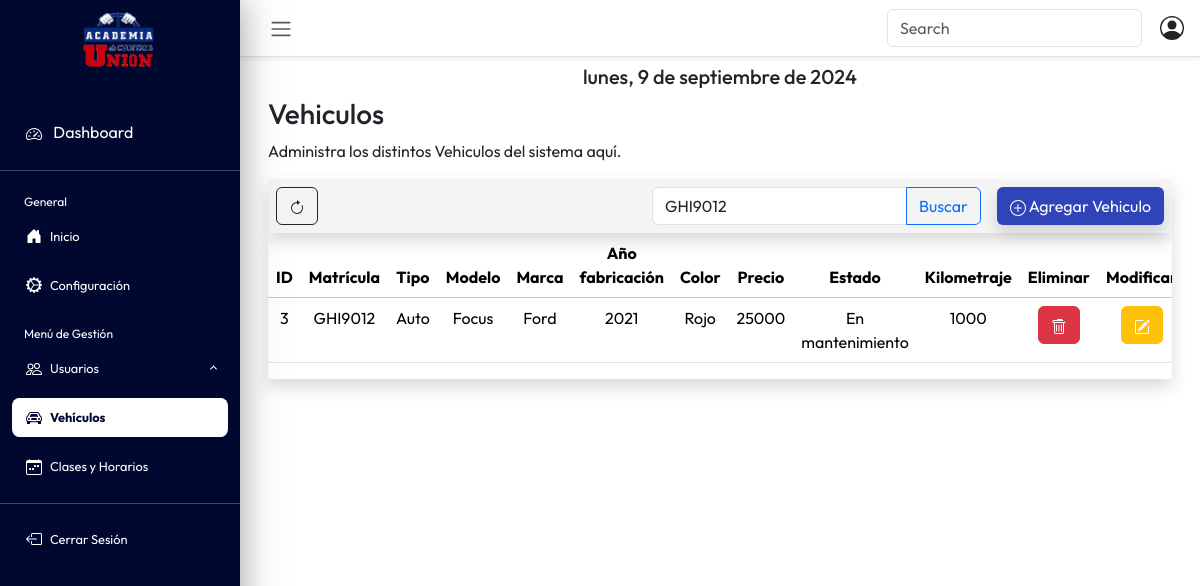
The page /vehiculo.php?buscar=GHI9012 (signed in) on the database its author committed.
### tables this page shows
CREATE TABLE vehiculos (
    ID_Vehiculos INT NOT NULL AUTO_INCREMENT,
    Matricula VARCHAR(8) UNIQUE,
    tipoId ENUM('Auto', 'Moto') NOT NULL,
    Modelo VARCHAR(30),
    Marca VARCHAR(20),
    AnioFabricacion INT(4),
    Color VARCHAR(15),
    Precio INT(10),
    Estado ENUM('Disponible', 'En clase', 'En mantenimiento'),
    kilometraje INT DEFAULT 0,
    activo BOOLEAN DEFAULT TRUE,
    PRIMARY KEY (ID_Vehiculos)
);

### BaseDatos.php (called while the page is built, shortened)
<?php
class BaseDatos
{
    private $conexion;
    public function __construct()
    {
        $this->conexion = $this->nueva("localhost", "root", "", "proyectoNexlanpruebas");
    }
    private function nueva($server, $user, $pass, $base)
    {
        try {
            $conectar = mysqli_connect($server, $user, $pass, $base);
        } catch (Exception $ex) {
            die($ex->getMessage());
        }
        return $conectar;
    }
public function listarVehiculos()
{
    $resultado = mysqli_query($this->conexion, "select * from vehiculos where activo = TRUE");
    $arreglo = mysqli_fetch_all($resultado, MYSQLI_ASSOC);
    return $arreglo;
}
public function buscarVehiculo($termino)
{
    $consulta = "SELECT * FROM vehiculos
             WHERE
             (Matricula LIKE '%$termino%'
             OR
             Modelo LIKE '%$termino%'
             OR
             Marca LIKE '%$termino%')
             AND activo = TRUE";
    $resultado = mysqli_query($this->conexion, $consulta);
    if ($resultado && mysqli_num_rows($resultado) > 0) {
        $vehiculo = mysqli_fetch_all($resultado, MYSQLI_ASSOC);
        return $vehiculo;
    } else {
        return [];
    }
}
}

### Controlador.php (called while the page is built, shortened)
<?php
require_once 'BaseDatos.php';
class Controlador
{
    private $base;
    public function __construct()
    {
        $this->base = new BaseDatos();
    }
    public function listarVehiculos()
    {
        return $this->base->listarVehiculos();
    }
    public function buscarVehiculo($termino)
    {
        return $this->base->buscarVehiculo($termino);
    }
    public function cerrarConexion()
    {
        $this->base->cerrarConexion();
    }
}

### vehiculo.php (the view, shortened to what this page needs)
<!DOCTYPE html>
<html>
<head>
    <link rel="stylesheet" href="css/style.css">
    <link href="https://cdn.jsdelivr.net/npm/bootstrap@5.3.3/dist/css/bootstrap.min.css" rel="stylesheet">
</head>
<body class="dashboard-page">
    <div class="wrapper">
        <aside id="sidebar">
            <div class="h-100 ">
                <a class="navbar-brand d-flex flex-column align-items-center" href="#">
                    <img src="img/union.png" alt="" width="80" height="80">
                </a>
                <ul class="sidebar-nav">
                    <li class="sidebar-item" style="margin-top:30px;">
                        <a href="#" class="sidebar-link-dashboard">
                            <i class="fa-solid fa-list pe-2"></i>
                            Dashboard
                        </a>
                    </li>
                    <hr class="hr-color">
                    <li class="sidebar-header">
                        General
                    </li>
                    <li class="sidebar-item separar-items active-link">
                        <a href="inicio.php" class="sidebar-link">
                            Inicio
                        </a>
                    </li>
                    <li class="sidebar-item">
                        <a href="configuracion.php" class="sidebar-link">
                            Configuración
                        </a>
                    </li>
                    <li class="sidebar-header separar-headers">
                        Menú de Gestión
                    </li>
                    <li class="sidebar-item separar-items">
                        <a href="#" class="sidebar-link collapsed" data-bs-toggle="collapse" data-bs-target="#usuarios" aria-expanded="false" aria-controls="usuarios">
                            Usuarios
                        </a>
                    </li>
                    <li class="sidebar-item separar-items">
                        <a href="#" class="sidebar-link selected">
                            Vehículos
                        </a>
                    </li>
                    <li class="sidebar-item">
                        <a href="clases.php" class="sidebar-link">
                            Clases y Horarios
                        </a>
                    </li>
                    <hr class="hr-color">
                    <li class="sidebar-item active-link">
                        <a href="cerrar_sesion.php" class="sidebar-link">
                            Cerrar Sesión
                        </a>
                    </li>
                </ul>
            </div>
        </aside>
        <div class="main">
            <nav class="navbar navbar-expand shadow-sm px-3 border-bottom fixed-nav">
                <button class="btn" type="button" data-bs-theme="collapse">
                    <span class="navbar-toggler-icon"></span>
                </button>
                <div class="ms-auto search-icon-container">
                    <form class="d-flex" role="search">
                        <input class="form-control me-2" type="search" placeholder="Search" aria-label="Search">
                    </form>
                </div>
            </nav>
            <main class="content px-3 py-2">
                <div class="container-fluid">
                    <div class="mb-3">
                        <h5 id="fecha-actual" class="text-center"></h5>
                        <h3>Vehiculos</h3>
                        <p>Administra los distintos Vehiculos del sistema aquí.</p>
                        <div id="header-tabla" class="d-flex justify-content-between align-items-center shadow color-gris">
                            <div class="me-auto p-2">
                                <button type="submit" class="btn btn-outline-dark" onClick="refreshPage()">
                                </button>
                            </div>
                            <div class="p-2">
                                <form action="" method="get">
                                    <div class="input-group">
                                        <input type="text" class="form-control" placeholder="Buscar por Matricula o Modelo" name="buscar" value="<?php echo isset($_GET['buscar']) ? htmlspecialchars($_GET['buscar']) : ''; ?>">
                                        <button class="btn btn-outline-primary" type="submit">Buscar</button>
                                    </div>
                                </form>
                            </div>
                            <div class="p-2">
                                <button type="button" class="btn btn-azul shadow" data-bs-toggle="modal" data-bs-target="#exampleModal">
                                    Agregar Vehiculo
                                </button>
                            </div>
                        </div>
                        <?php
                        include("Controlador.php");
                        $controlador = new Controlador();
                        if (isset($_GET['buscar'])) {
                            $buscar = $_GET['buscar'];
                        } else {
                            $buscar = '';
                        }
                        $vehiculos = $controlador->listarVehiculos();
                        $vehiculos = $controlador->buscarVehiculo($buscar);
                        if (!empty($vehiculos)) {
                            echo "<div id='tabla-vehiculos' class='table-responsive shadow'>";
                            echo "<table class='table'>";
                            echo "
                                    <thead class='table-light'>
                                        <tr>
                                            <th>ID</th>
                                            <th>Matrícula</th>
                                            <th>Tipo</th>
                                            <th>Modelo</th>
                                            <th>Marca</th>
                                            <th>Año fabricación</th>
                                            <th>Color</th>
                                            <th>Precio</th>
                                            <th>Estado</th>
                                            <th>Kilometraje</th>
                                            <th>Eliminar</th>
                                            <th>Modificar</th>
                                        </tr>
                                    </thead>";
                            echo "<tbody>";
                            foreach ($vehiculos as $vehiculo) {
                                echo "<tr>";
                                echo "<td>{$vehiculo['ID_Vehiculos']}</td>";
                                echo "<td>{$vehiculo['Matricula']}</td>";
                                echo "<td>{$vehiculo['tipoId']}</td>";
                                echo "<td>{$vehiculo['Modelo']}</td>";
                                echo "<td>{$vehiculo['Marca']}</td>";
                                echo "<td>{$vehiculo['AnioFabricacion']}</td>";
                                echo "<td>{$vehiculo['Color']}</td>";
                                echo "<td>{$vehiculo['Precio']}</td>";
                                echo "<td>{$vehiculo['Estado']}</td>";
                                echo "<td>{$vehiculo['kilometraje']}</td>";
                                echo "<td class='text-center'>
                                            <form action='baja-vehiculo.php' method='post'>
                                                <input type='hidden' name='Matricula' value='{$vehiculo['Matricula']}' />
                                                <button type='submit' class='btn btn-danger'>
                                                    <svg xmlns='http://www.w3.org/2000/svg' width='16' height='16' fill='currentColor' class='bi bi-trash' viewBox='0 0 16 16'>
                                                        <path d='M5.5 5.5A.5.5 0 0 1 6 6v6a.5.5 0 0 1-1 0V6a.5.5 0 0 1 .5-.5m2.5 0a.5.5 0 0 1 .5.5v6a.5.5 0 0 1-1 0V6a.5.5 0 0 1 .5-.5m3 .5a.5.5 0 0 0-1 0v6a.5.5 0 0 0 1 0z'/>
                                                        <path d='M14.5 3a1 1 0 0 1-1 1H13v9a2 2 0 0 1-2 2H5a2 2 0 0 1-2-2V4h-.5a1 1 0 0 1-1-1V2a1 1 0 0 1 1-1H6a1 1 0 0 1 1-1h3.5a1 1 0 0 1 1 1zM4.118 4 4 4.059V13a1 1 0 0 0 1 1h6a1 1 0 0 0 1-1V4.059L11.882 4zM2.5 3h11V2h-11z'/>
                                                    </svg>
                                                </button>
                                            </form>
                                        </td>";
                                echo "<td class='text-center'>
                                            <button type='button' data-bs-toggle='modal' data-bs-target='#modalModificar{$vehiculo['Matricula']}' class='btn btn-warning'>
                                                <svg xmlns='http://www.w3.org/2000/svg' width='16' height='16' fill='white' class='bi bi-pencil-square' viewBox='0 0 16 16'>
                                                    <path d='M15.502 1.94a.5.5 0 0 1 0 .706L14.459 3.69l-2-2L13.502.646a.5.5 0 0 1 .707 0l1.293 1.293zm-1.75 2.456-2-2L4.939 9.21a.5.5 0 0 0-.121.196l-.805 2.414a.25.25 0 0 0 .316.316l2.414-.805a.5.5 0 0 0 .196-.12l6.813-6.814z'/>
                                                    <path fill-rule='evenodd' d='M1 13.5A1.5 1.5 0 0 0 2.5 15h11a1.5 1.5 0 0 0 1.5-1.5v-6a.5.5 0 0 0-1 0v6a.5.5 0 0 1-.5.5h-11a.5.5 0 0 1-.5-.5v-11a.5.5 0 0 1 .5-.5H9a.5.5 0 0 0 0-1H2.5A1.5 1.5 0 0 0 1 2.5z'/>
                                                </svg>
                                            </button>
                                        </td>";
                                echo "</tr>";
                            }
                            echo "</tbody>";
                            echo "</table>";
                            echo "</div>";
                        } else {
                            echo "<br> No existen vehículos que coincidan con la búsqueda.";
                        }
                        ?>
                    </div>
                </div>
            </main>
        </div>
    </div>
</body>
</html>

### css/style.css (style rules this page uses)
body { font-family: "Outfit", sans-serif !important; overflow-y: auto; margin: 0; background-position: center bottom; background-size: cover; --fc-today-bg-color: rgb(255 213 0 / 40%); --fc-neutral-bg-color: hsla(0, 0%, 77%, 0.3); }
body.dashboard-page { overflow-y: hidden; }
a { text-decoration: none !important; }
.wrapper { align-items: stretch; display: flex; width: 100%; height: 100vh; }
#sidebar { background-color: #01082F; max-width: 240px; min-width: 240px; transition: all 0.35s ease-in-out; box-shadow: 0 0 35px 0 rgba(49, 57, 66, 0.5); z-index: 1040; }
.main { display: flex; flex-direction: column; min-height: 100vh; width: 100%; overflow-y: auto !important; transition: all 0.35s ease-in-out; }
.sidebar-nav { padding: 0; }
.sidebar-header { color: #ffffff; font-size: .75rem; padding: .350rem 1.5rem .375rem; }
.sidebar-link-dashboard { text-decoration: none; padding: .625rem 1.625rem; color: #ffffff; position: relative; display: block; font-size: 1rem; transition: color 0.3s, background-color 0.3s; }
a.sidebar-link { text-decoration: none; padding: .625rem 1.625rem; color: #ffffff; position: relative; display: flex; align-items: center; font-size: 0.8rem; }
.sidebar-link::before { content: ""; position: absolute; left: 0; right: 0; top: 0; bottom: 0; background-color: rgba(234, 234, 234, 0.1); border-radius: 8px; transform: scaleX(0); z-index: -1; }
.sidebar-link.selected::before { background-color: #ffffff; transform: scaleX(0.9); }
.sidebar-link.selected { color: #01082F; font-weight: bold; }
.active-link { color: #ffffff !important; }
.separar-items { padding-bottom: 10px; }
.separar-headers { padding-top: 20px; }
.table th, .table td { width: 100px; text-align: center !important; }
.hr-color { color: #ffffff; }
.sidebar-link[data-bs-toggle="collapse"]::after { border: solid; border-width: 0 .075rem .075rem 0; content: ""; display: inline-block; padding: 2px; position: absolute; right: 1.5rem; top: 50%; transform: translateY(-50%) rotate(45deg); transition: all .2s ease-out; }
.sidebar-link[data-bs-toggle="collapse"].collapsed::after { transform: translateY(-50%) rotate(-135deg); transition: all .2s ease-out; }
.btn-azul { background-color: #2F44B9 !important; color: white !important; }
.search-icon-container { display: flex; align-items: center; }
.search-icon-container form { margin-right: 10px; }
.table-light { --bs-table-bg: #ffffff !important; }
.color-gris { background-color: #F4F4F4 !important; }
#header-tabla { position: relative; background-color: #fff; }
.fixed-nav { position: sticky !important; top: 0 !important; width: 100% !important; z-index: 1000 !important; background-color: #ffffff !important; box-shadow: 0 2px 4px rgba(0, 0, 0, 0.1) !important; }

### rows shown on the page
vehiculos: ID_Vehiculos "3", Matricula "GHI9012", tipoId "Auto", Modelo "Focus", Marca "Ford", AnioFabricacion "2021", Color "Rojo", Precio "25000", Estado "En mantenimiento", kilometraje "1000"
